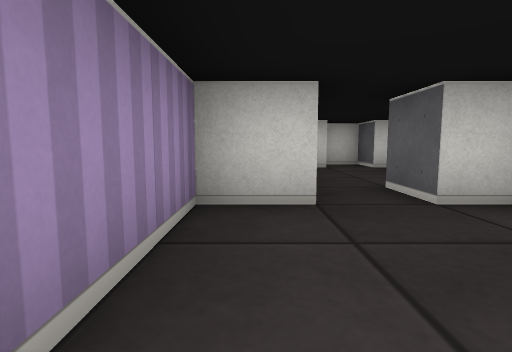
[1] (above)

21 first-person views from a walk through a cub3D level. The camera is about half as high as the walls, tilts 6° down and sees 80° across. The floor is counted in squares. Each view is taken from the middle of a square. On the plan, view 1 faces up. The plan holds only what a view shows up to about 9 squares ahead; the rest is blank.

[2]
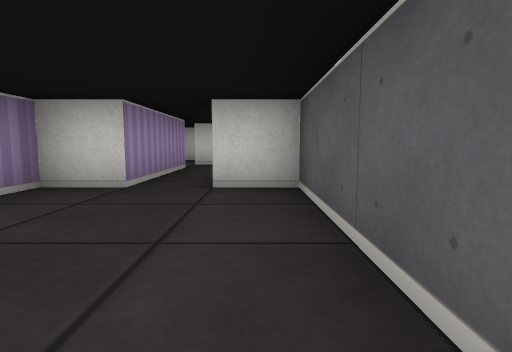

[3]
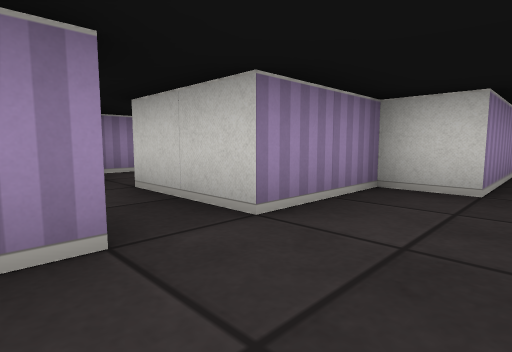

[4]
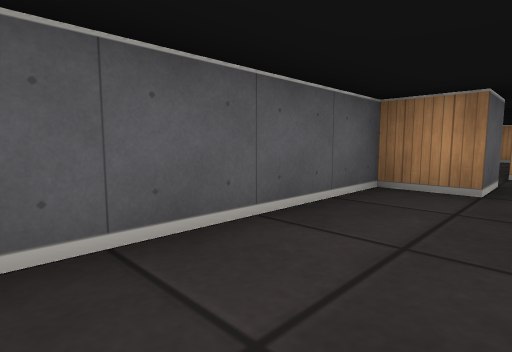

[5]
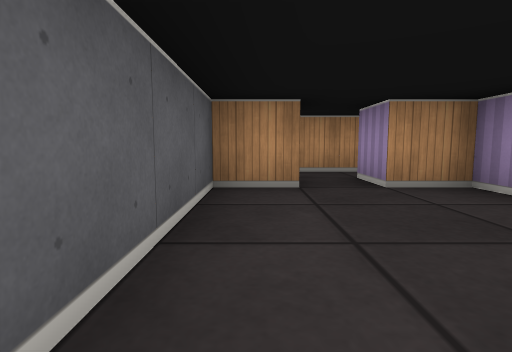

[6]
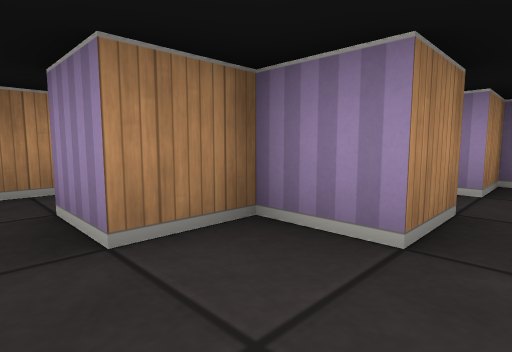

[7]
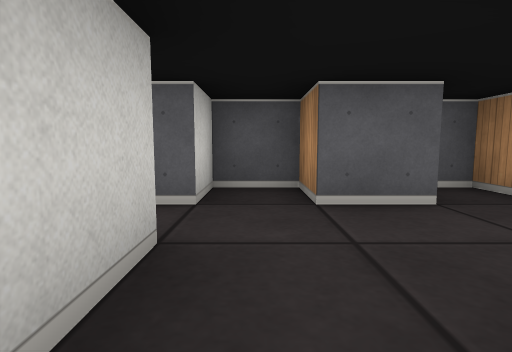

[8]
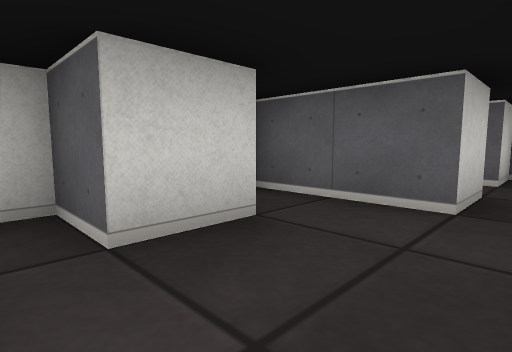

[9]
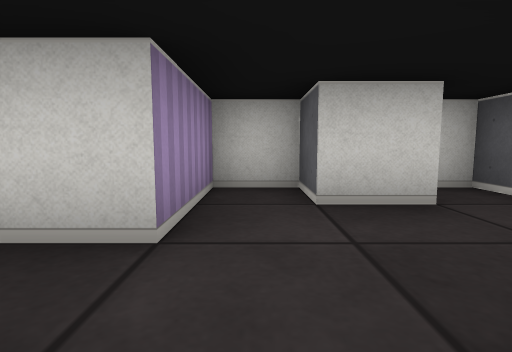

[10]
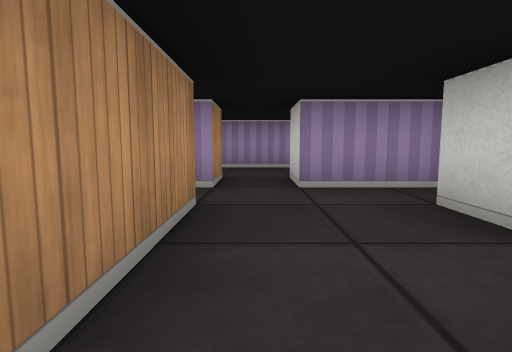

[11]
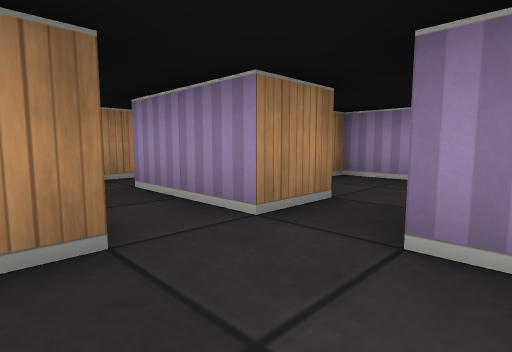

[12]
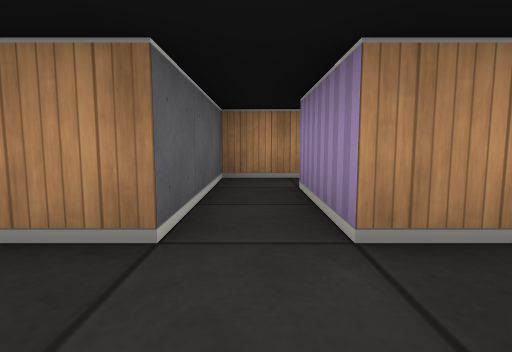

[13]
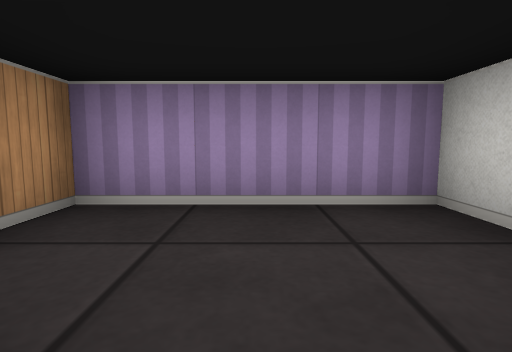

[14]
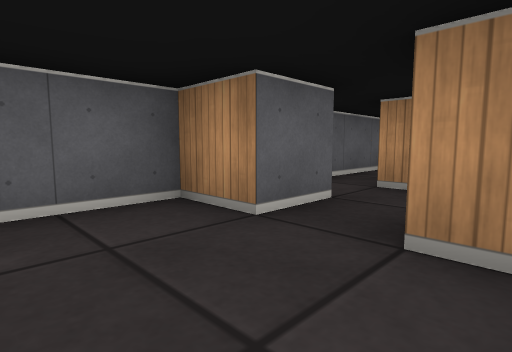

[15]
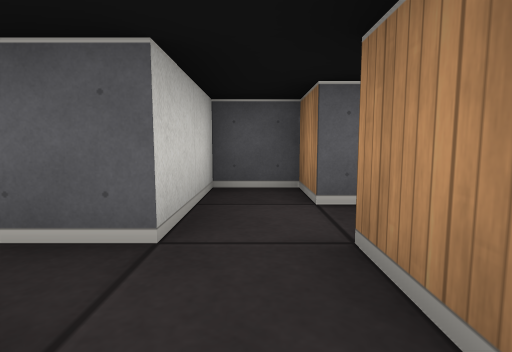

[16]
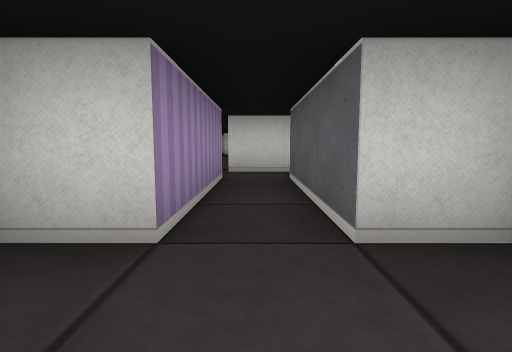

[17]
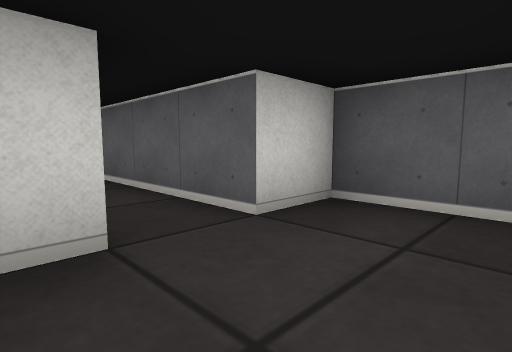

[18]
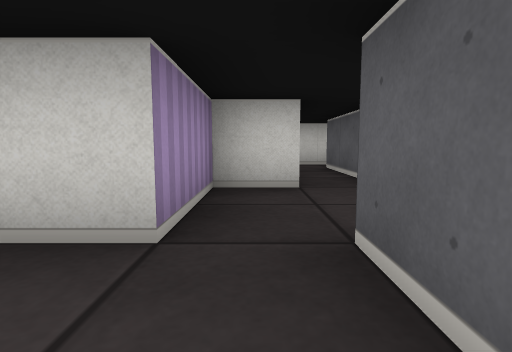

[19]
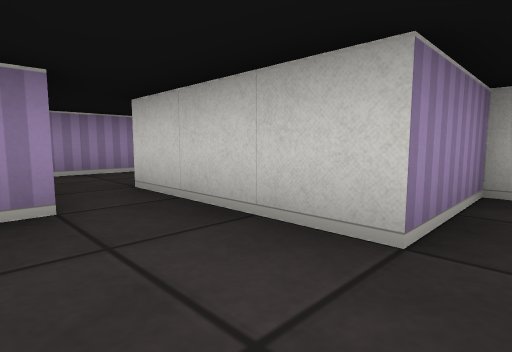

[20]
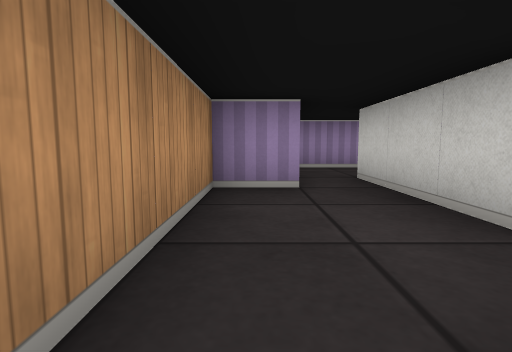

[21]
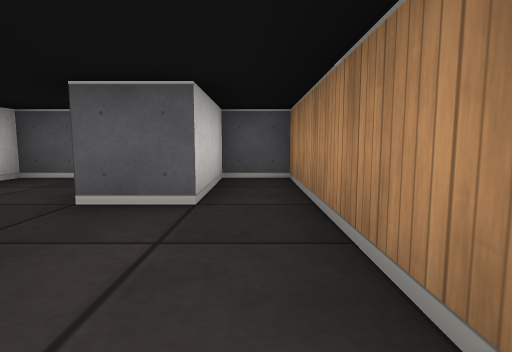

### Floor plan
Ten units are one square. View 1 is at (0, 0); x grows to the right and y downward. Boxes are objects, and circles mark ways between rooms. Rooms are numbered by the first view taken in them; rooms with no view inside come last. Other rooms are left out.
<svg viewBox="-60 -90 100 200">
<path fill="none" stroke="#000" d="M15 15 25 15 25 -25 15 -25M5 -25 -5 -25 -5 -5 -15 -5M-16 5 -5 5 -5 15 5 15M5 -65 5 -85 0 -85M-4 -75 -15 -75 -15 -85 -25 -85 -25 -65 -35 -65M-15 -35 -15 -55 5 -55M-36 -55 -25 -55 -25 -35M25 -44 25 -55 35 -55 35 -65 25 -65 25 -75 16 -75M16 -65 5 -65M5 -55 5 -25M29 -35 35 -35 35 -40M15 -25 15 -35M1 35 15 35 15 65M25 65 25 35 35 35 35 25 15 25 15 15M5 15 5 25M15 65 5 65 5 85M35 79 35 65 25 65M5 85 -25 85M-15 94 -15 105 35 105 35 95 15 95 15 85M-48 -75 -55 -75 -55 -45 -48 -45M-30 -25 -15 -25 -15 -35"/>
<circle cx="10" cy="-30" r="3" fill="#2a7"/>
<circle cx="10" cy="20" r="3" fill="#2a7"/>
<circle cx="10" cy="-60" r="3" fill="#2a7"/>
<circle cx="-30" cy="-60" r="3" fill="#2a7"/>
<circle cx="-20" cy="-45" r="3" fill="#2a7"/>
<circle cx="20" cy="70" r="3" fill="#2a7"/>
<circle cx="10" cy="80" r="3" fill="#2a7"/>
<text x="10" y="0">1</text>
<text x="-10" y="-60">2</text>
<text x="20" y="-50">3</text>
<text x="20" y="40">4</text>
<text x="20" y="70">5</text>
<text x="0" y="100">6</text>
<text x="-50" y="-60">7</text>
<text x="-30" y="-30">8</text>
</svg>
Room 1 opens to room 3. Room 1 opens to room 4. Room 2 opens to room 3. Room 2 opens to room 7. Room 2 opens to room 8. Room 4 opens to room 5. Room 5 opens to room 6.

Where each view was taken, in squares from view 1:
view 1: 0 up, 0 right, facing up
view 2: 1 down, 2 right, facing up
view 3: 1 down, 1 right, facing up-left
view 4: 2 up, 1 right, facing down-right
view 5: 2 up, 2 right, facing down
view 6: 0 up, 1 right, facing down-left
view 7: 6 up, 0 right, facing right
view 8: 6 up, 2 left, facing up-right
view 9: 5 up, 2 left, facing up
view 10: 6 up, 1 right, facing left
view 11: 7 up, 1 left, facing down-left
view 12: 7 up, 2 left, facing down
view 13: 6 up, 3 left, facing left
view 14: 0 up, 0 right, facing down-right
view 15: 3 down, 0 right, facing right
view 16: 8 down, 2 right, facing up
view 17: 8 down, 1 right, facing up-right
view 18: 10 down, 1 right, facing up
view 19: 10 down, 1 right, facing up-left
view 20: 10 down, 2 right, facing left
view 21: 10 down, 1 left, facing right
